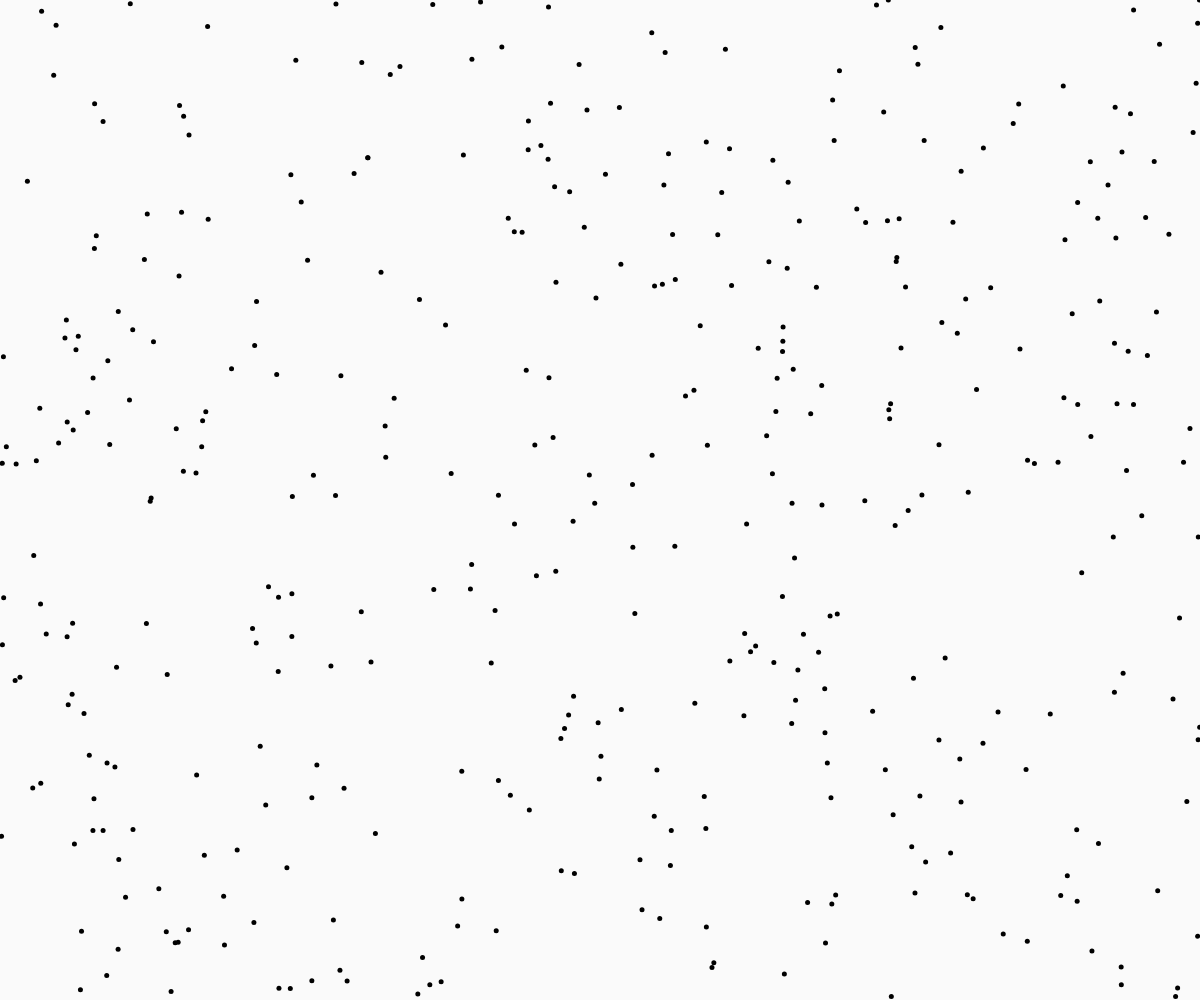
Frame 1 (no input)
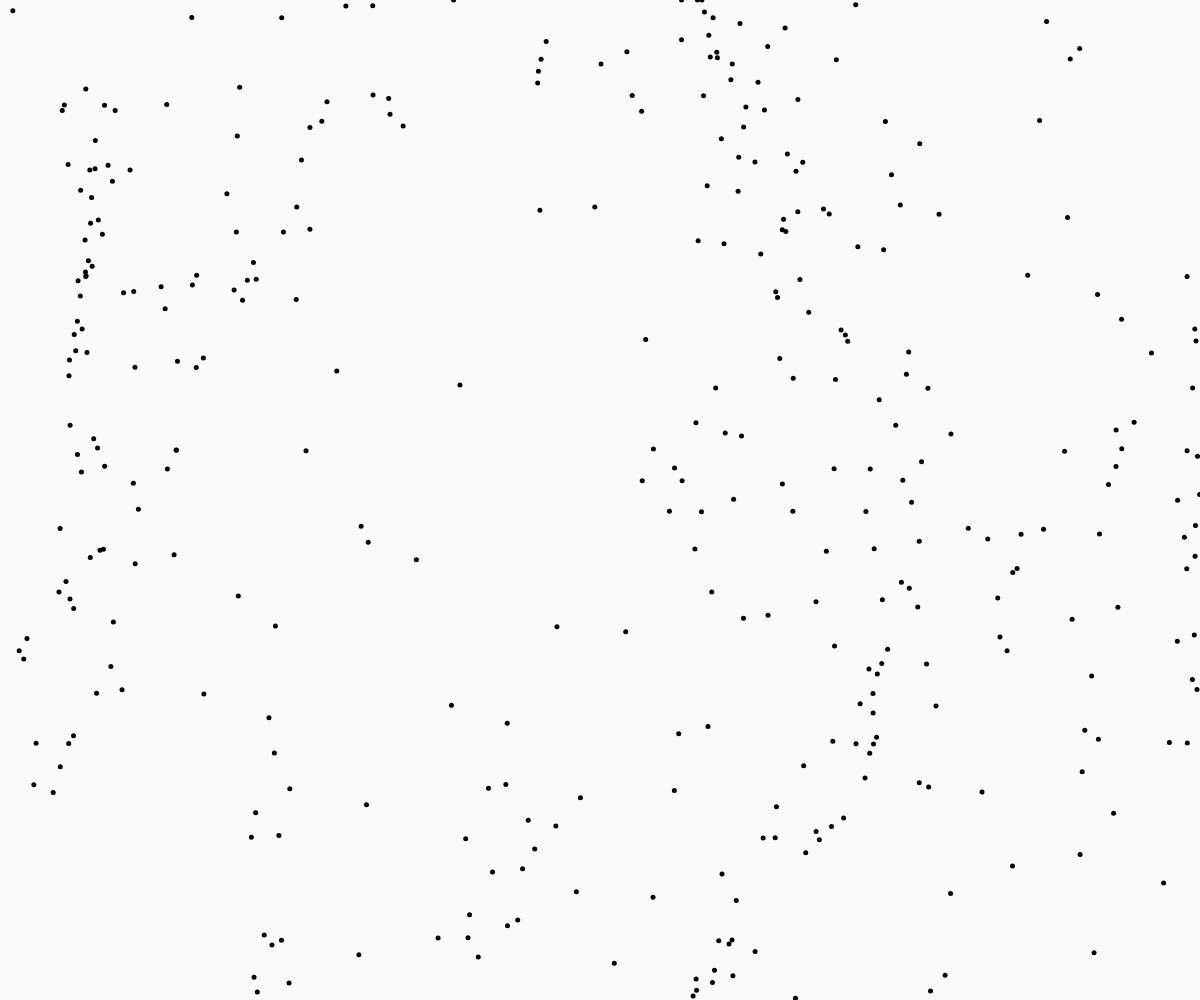
Frame 60 (no input)
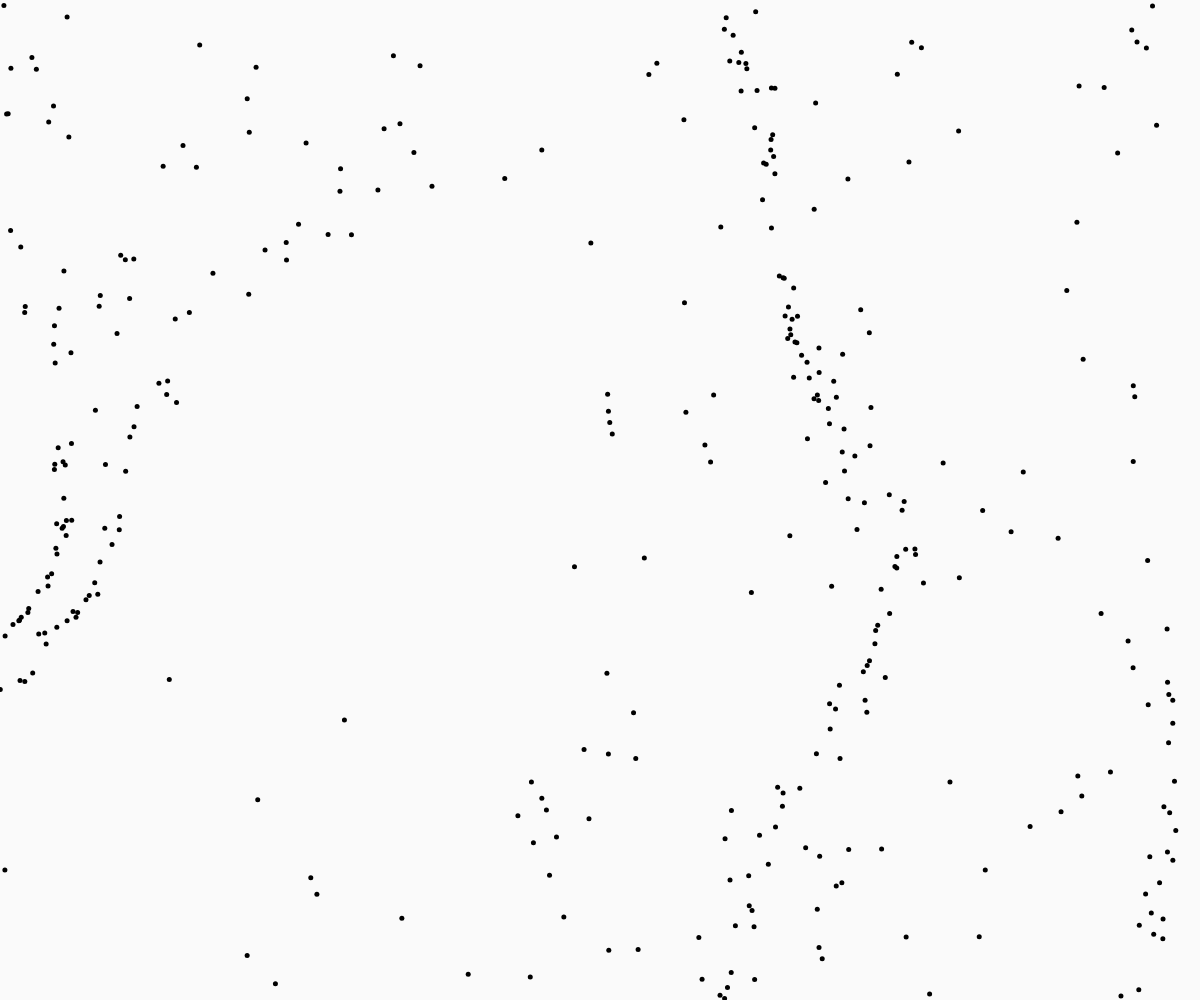
Frame 120 (the mouse pressed at the canvas centre since frame 60)

The p5.js sketch that drew these frames (run headless with seeded random() and noise() and a simulated clock; from frame 60 on, the mouse is pressed at the canvas centre):

// p5.js sketch
// ── sketch.js
let noiseScale = 0.003;
let particles = [];
let curTime = 0;

function setup() {
    createCanvas(windowWidth, windowHeight);
    angleMode(DEGREES);
    for (let p = 0; p < 400; p++) {
        particles.push(new Particle());
    }
    
}

function draw() {
    background(250);
    //visualizeWind(curTime);
    for (let p = 0; p < particles.length; p++) {
        particles[p].update(curTime);
        particles[p].display()
    }
    curTime++;

}

function calculateForce(x, y, time) {
    //let windAngle = map(noise(x*noiseScale, y*noiseScale, time*noiseScale), 0.0, 1.0, 0.0, 360.0); //Using perlin noise simulate wind on the given point
    //let windMag = map(noise(time*noiseScale), 0.0, 1.0, 1, 4);
    //let windForce = createVector(windMag, 0).rotate(windAngle);
    let windDirection = map(noise(x*noiseScale, y*noiseScale, time*noiseScale), 0.0, 1.0, -4.0, 4.0); //Using perlin noise simulate wind on the given point
    let windForce = createVector(windDirection, 0);
    let gravityForce = createVector(0, 2);
    let netForce = p5.Vector.add(windForce, gravityForce);
    return netForce
}

class Particle {
    constructor() {
        this.pos = createVector(random(0, windowWidth), random(0, windowHeight));
        this.velocity = createVector(0,0);
    }

    update(time) {
        let acceleration = calculateForce(this.pos.x, this.pos.y, time);
        this.velocity.add(acceleration);
        this.velocity.limit(6);
        this.pos.add(this.velocity);
        this.checkFloor();
    }

    display() {
        strokeWeight(5);
        point(this.pos.x, this.pos.y);
    }

    checkFloor() {
        if (this.pos.y > windowHeight) {
            this.pos = createVector(this.pos.x, 0);
        }
    }
}

function visualizeWind(time) {
    let step = 10;
    for (let x = 0; x < windowWidth; x+=step) {
        for (let y = 0; y < windowHeight; y+=step) {
            strokeWeight(3);
            stroke(100);
            let acceleration = calculateForce(x, y, time);
            let location = createVector(x, y);
            let direction = p5.Vector.add(location, acceleration);
            point(x, y);
            line(x, y, direction.x, direction.y);
        }
    }
}
